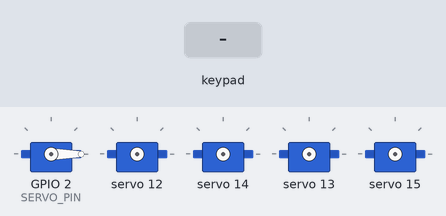
This sketch was run on a simulated ESP32. On the bench: 5 × servo. The inputs (shaded band) are chosen by the test bench. What the sketch prints to the serial monitor is not drawn.

Above: at 1.2 s.
1.3 s: key 'O' pressed
At 3.0 s:
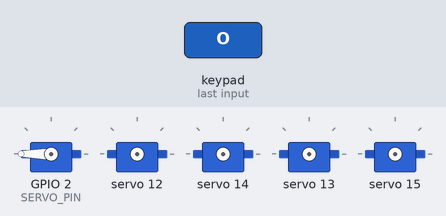
3.3 s: key 'S' pressed
4.8 s: key 'T' pressed
6.3 s: key 'O' pressed
At 6.45 s:
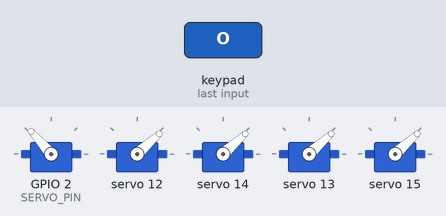
Timing chart, 0 to 9.3 s (numbered marks = the images above; inputs shaded):
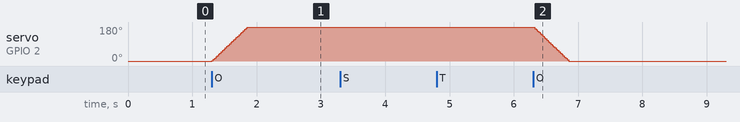

The sketch:

fptu-robot.ino
```cpp
#include "include/motor.hpp"
#include "include/servo.hpp"
#include "include/controller.hpp"
#include "include/globals.hpp"
// #include "def.h"

void setup() {
  pwm.begin();
  pwm.setPWMFreq(50);

  Serial.begin(115200);

  Serial.println("Start SETUP!");

  controllerSetup();
  motorSetup();
  servoSetup();

  Serial.println("DONE SETUP!");
}

void loop()
{
  controllerLoop();
  motorLoop();
  servoLoop();
}
```

controller.hpp
```cpp
#pragma once

void controllerSetup();
void controllerLoop();
```

globals.hpp
```cpp
#pragma once

#include <Adafruit_PWMServoDriver.h>
#include <Arduino.h>
#include <Wire.h>

struct Vec2 {
  int x;
  int y;
};

// Cac bien toan cuc

extern bool openingGate;
extern bool elevating;
extern bool lowering;
extern struct Vec2 moveDirection;
extern Adafruit_PWMServoDriver pwm;

// Cac hang so co the chinh sua:

// Motor

#define ANALOG_FREQ 5000
#define ANALOG_RESOLUTION 8

#define WHEEL1_PIN 8
#define WHEEL2_PIN 10
#define PULLEY1_PIN 12
#define PULLEY2_PIN 14

#define MIN_PWM 0
#define MAX_PWM 255

#define WHEEL_REVERSE true
#define PULLEY_REVERSE true

// Servo

#define SERVO_PIN 2

// Controller

#define JOY_THRESHOLD 10

#define PS2_DAT 12
#define PS2_CMD 13
#define PS2_CLK 14
#define PS2_SEL 15

#define X_JOY_CENTER 127
#define Y_JOY_CENTER 128

// Loop intervals

#define SERVO_INTERVAL 2
#define CONTROLLER_INTERVAL 2
```

motor.hpp
```cpp
#pragma once

void updateMotorSpeed(int motor_pin, int speedPercent, bool reverse);
void motorSetup();
void motorLoop();
```

servo.hpp
```cpp
#pragma once

void servoSetup();
void servoLoop();
```

controller.cpp
```cpp
#include "include/controller.hpp"
#include "include/globals.hpp"

#include <Arduino.h>
#include <PS2X_lib.h>
#include <cstdlib>

static unsigned long lastRun = 0;

static PS2X ps2x;

void ButtonHoldInput() {
  elevating = lowering = false;

  if (ps2x.Button(PSB_SQUARE) ^ ps2x.Button(PSB_TRIANGLE)) {
    if (ps2x.Button(PSB_SQUARE)) {
      Serial.println("Square");
      elevating = true;
    }

    if (ps2x.Button(PSB_TRIANGLE)) {
      Serial.println("Triangle");
      lowering = true;
    }
  }
}

static void ButtonPressInput() {
  if (ps2x.ButtonPressed(PSB_CIRCLE)) {
    Serial.println("Circle");
    openingGate = not openingGate;
  }
}

static void JoystickInput() {
  Serial.println("Reading joystick");
  int left_right = X_JOY_CENTER - ps2x.Analog(PSS_LX);
  int front_back = Y_JOY_CENTER - ps2x.Analog(PSS_RY);

  moveDirection.x = 0;
  moveDirection.y = 0;

  if (std::abs(left_right) > JOY_THRESHOLD) {
    int moveSpeed = std::abs(left_right) * 100 / X_JOY_CENTER;

    if (left_right < 0) {
      // The joystick is being moved left

      moveDirection.x = -moveSpeed;
    } else {
      // The joystick is being moved right

      moveDirection.x = moveSpeed;
    }
  } else {
    if (std::abs(front_back) > JOY_THRESHOLD) {
      int moveSpeed = std::abs(front_back) * 100 / Y_JOY_CENTER;

      if (front_back < 0) {
        // The joystick is being moved up

        moveDirection.y = -moveSpeed;
      } else {
        // The joystick is being moved down

        moveDirection.y = moveSpeed;
      }
    }
  }
}

void controllerSetup() {
  int error = -1;
  while (error != 0) {
    error = ps2x.config_gamepad(PS2_CLK, PS2_CMD, PS2_SEL, PS2_DAT, true, true);
  }
}

void controllerLoop() {
  if (millis() - lastRun <= CONTROLLER_INTERVAL)
    return;

  lastRun = millis();

  ps2x.read_gamepad(0, 0);

  // PSB_CROSS
  // PSB_CIRCLE
  // PSB_TRIANGLE
  // PSB_SQUARE

  // if (ps2x.ButtonPressed(PSB_CROSS)) {
  //   Serial.println("Cross");
  // }

  ButtonHoldInput();
  ButtonPressInput();
  JoystickInput();

  // if (left_right > JOY_THRESHOLD) {
  //   if (left_right < 0) {
  //     // The joystick is being movedQ left
  //
  //     updateMotorSpeed(WHEEL1_PIN, 0, false);
  //     updateMotorSpeed(WHEEL2_PIN, -left_right * 100 / X_JOY_CENTER,
  //                      not WHEEL_REVERSE);
  //   } else {
  //     // The joystick is being moved right
  //
  //     updateMotorSpeed(WHEEL1_PIN, left_right * 100 / X_JOY_CENTER,
  //                      not WHEEL_REVERSE);
  //     updateMotorSpeed(WHEEL2_PIN, 0, false);
  //   }
  // } else {
  //   if (front_back > JOY_THRESHOLD) {
  //     if (front_back < 0) {
  //       // The joystick is being moved up
  //       updateMotorSpeed(WHEEL1_PIN, -front_back * 100 / Y_JOY_CENTER,
  //                        not WHEEL_REVERSE);
  //       updateMotorSpeed(WHEEL2_PIN, -front_back * 100 / Y_JOY_CENTER,
  //                        not WHEEL_REVERSE);
  //     } else {
  //       // The joystick is being moved down
  //       updateMotorSpeed(WHEEL1_PIN, front_back * 100 / Y_JOY_CENTER,
  //       WHEEL_REVERSE); updateMotorSpeed(WHEEL1_PIN, front_back * 100 /
  //       Y_JOY_CENTER, WHEEL_REVERSE);
  //     }
  //   }
  // }
}
```

globals.cpp
```cpp
#include "include/globals.hpp"

bool openingGate = false;
bool elevating = false;
bool lowering = false;
struct Vec2 moveDirection = {0, 0};
Adafruit_PWMServoDriver pwm = Adafruit_PWMServoDriver();
```

motor.cpp
```cpp
#include "include/motor.hpp"

#include "include/globals.hpp"

#include <Arduino.h>
#include <cstdlib>

// enum MotorState { MOTOR_IDLE, MOTOR_FORWARD, MOTOR_BACKWARD };

static void UpdateMotorSpeed(int motor_pin, int speedPercent, bool reverse) {
  if (not reverse) {
    // ledcWrite(motor_pin, MAX_PWM / 100 * speedPercent);
    // ledcWrite(motor_pin + 1, MIN_PWM);
    pwm.setPin(motor_pin, MAX_PWM / 100 * speedPercent);
    pwm.setPin(motor_pin + 1, MIN_PWM);
  } else {
    // ledcWrite(motor_pin, MIN_PWM);
    // ledcWrite(motor_pin + 1, MAX_PWM / 100 * speedPercent);
    pwm.setPin(motor_pin, MIN_PWM);
    pwm.setPin(motor_pin + 1, MAX_PWM / 100 * speedPercent);
  }
}

static void MovementHandler() {
  UpdateMotorSpeed(WHEEL1_PIN, 0, 0);
  UpdateMotorSpeed(WHEEL2_PIN, 0, 0);

  int xSpeed = std::abs(moveDirection.x);
  int ySpeed = std::abs(moveDirection.y);

  if (moveDirection.x < 0) {
    UpdateMotorSpeed(WHEEL2_PIN, xSpeed, not WHEEL_REVERSE);

    Serial.println("Strafing left");
  }

  if (moveDirection.x > 0) {
    UpdateMotorSpeed(WHEEL1_PIN, xSpeed, not WHEEL_REVERSE);

    Serial.println("Strafing right");
  }

  if (moveDirection.y < 0) {
    UpdateMotorSpeed(WHEEL1_PIN, ySpeed, not WHEEL_REVERSE);
    UpdateMotorSpeed(WHEEL2_PIN, ySpeed, not WHEEL_REVERSE);

    Serial.println("Moving forward");
  }

  if (moveDirection.y > 0) {
    UpdateMotorSpeed(WHEEL1_PIN, ySpeed, WHEEL_REVERSE);
    UpdateMotorSpeed(WHEEL2_PIN, ySpeed, WHEEL_REVERSE);

    Serial.println("Moving backward");
  }
}

static void ElevationHandler() {
  if (elevating) {
    UpdateMotorSpeed(PULLEY1_PIN, 100, not PULLEY_REVERSE);
    UpdateMotorSpeed(PULLEY2_PIN, 100, not PULLEY_REVERSE);

    Serial.println("Going up");
  } else if (lowering) {
    UpdateMotorSpeed(PULLEY1_PIN, 100, PULLEY_REVERSE);
    UpdateMotorSpeed(PULLEY2_PIN, 100, PULLEY_REVERSE);

    Serial.println("Moving down");
  }
}

// void updateMotor(int motor_pin, enum MotorState state) {
//   switch (state) {
//   case MOTOR_IDLE:
//     ledcWrite(motor_pin, MIN_PWM);
//     ledcWrite(motor_pin + 1, MIN_PWM);
//     break;
//   case MOTOR_FORWARD:
//     ledcWrite(motor_pin, MAX_PWM);
//     ledcWrite(motor_pin + 1, MIN_PWM);
//     break;
//   case MOTOR_BACKWARD:
//     ledcWrite(motor_pin, MIN_PWM);
//     ledcWrite(motor_pin + 1, MAX_PWM);
//     break;
//   default:
//     Serial.println("Edge case of motor enum state handling detected! Please "
//                    "recheck your code!");
//     break;
//   }
// }

void motorSetup() {
  // ledcAttach(WHEEL1_PIN, ANALOG_FREQ, ANALOG_RESOLUTION);
  // ledcAttach(WHEEL2_PIN, ANALOG_FREQ, ANALOG_RESOLUTION);
  // ledcAttach(PULLEY1_PIN, ANALOG_FREQ, ANALOG_RESOLUTION);
  // ledcAttach(PULLEY2_PIN, ANALOG_FREQ, ANALOG_RESOLUTION);

  UpdateMotorSpeed(WHEEL1_PIN, 0, 0);
  UpdateMotorSpeed(WHEEL2_PIN, 0, 0);
  UpdateMotorSpeed(PULLEY1_PIN, 0, 0);
  UpdateMotorSpeed(PULLEY2_PIN, 0, 0);
  // updateMotor(WHEEL1_PIN, MOTOR_IDLE);
  // updateMotor(WHEEL2_PIN, MOTOR_IDLE);
  // updateMotor(PULLEY1_PIN, MOTOR_IDLE);
  // updateMotor(PULLEY2_PIN, MOTOR_IDLE);
}

void motorLoop() {
  MovementHandler();
  ElevationHandler();
}
```

servo.cpp
```cpp
#include "include/servo.hpp"

#include "include/globals.hpp"

#include <Arduino.h>
#include <ESP32Servo.h>

static unsigned long lastRun = 0;

static Servo servo;

// bool servoqt = false;
// bool bamlt = false;

void servoSetup() {
  servo.attach(SERVO_PIN);
  servo.write(0);
}

void servoLoop() {
  if (millis() - lastRun <= SERVO_INTERVAL)
    return;

  lastRun = millis();

  if (openingGate) {
    // We are letting the balls fall out
    if (servo.read() < 180) {
      // The servo hasn't reached 180 degrees

      servo.write(servo.read() + 1);
    }
  } else {
    if (servo.read() > 0) {
      servo.write(servo.read() - 1);
    }
  }

  // bool qthao = ps2x.Button(PSB_TRIANGLE);
  // if (qthao && !bamlt) {
  //   servoqt = !servoqt;
  //   if (servoqt) {
  //     servo.write(180);
  //   } else {
  //     servo.write(0);
  //   }
  //   delay(1000);
  // }
  // bamlt = qthao;
}
```

Measured:
- after the input at 1.3 s, servo on GPIO 2 (SERVO_PIN): moves from 0° to 180° over 0.55 s, starting at once
- after the input at 6.3 s, servo on GPIO 2 (SERVO_PIN): moves from 180° to 0° over 0.55 s, starting at once
